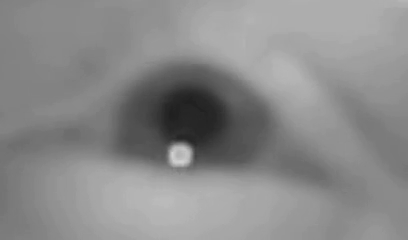
#> input picture frame 145 of RANSAC Eye/test2.mp4, 408 x 240 px
$ python eyelidlocator.py   (older library calls are emulated)
#> lines starting #> are read from the running program, lines starting #| are printed output that depends on the picture
#> further down, frame is the input picture: shape (240, 408, 3); min 31, max 208, mean 137.8
import cv2
import numpy as np

from ransac_eyelids import ransac_line, ransac_parabola
from time import time
from math import pi


__y_pos_weight = 1                              # Try and weight sclera-boundary higher than eyelid crease
__parabola_y_offset = -10                       # Amount to shift eye-lid by after detection

__min_num_pts_u = 10

__gabor_params = {'ksize':(7, 7),
                  'sigma':3,
                  'theta':-pi / 2,
                  'lambd':pi * 3,
                  'gamma':2,
                  'psi':pi / 2,
                  'ktype':cv2.CV_32F}
__gabor_kern_horiz = cv2.getGaborKernel(**__gabor_params)

def find_upper_eyelid(eye_img, debug_index):

#> called with debug_index = 0
    u_2_win_rats_w = [0.0, 1.0, 0.0]              # Margins around ROI windows
    u_2_win_rats_h = [0.0, 0.5, 0.5]

    # FIXME - using r channel?
    img_blue = cv2.split(eye_img)[2]
    img_w, img_h = eye_img.shape[:2]
#> img_w = 240; img_h = 408

    # Indexes to extract window sub-images
    w_y1, w_y2 = int(img_h * u_2_win_rats_h[0]), int(img_h * sum(u_2_win_rats_h[:2]))
#> w_y1 = 0; w_y2 = 204
    w_x1, w_x2 = int(img_w * u_2_win_rats_w[0]), int(img_w * sum(u_2_win_rats_w[:2]))
#> w_x1 = 0; w_x2 = 240
    #show the sub-image

    # Split image into two halves
    window_img = img_blue

    # Supress eyelashes
    morph_kernel = cv2.getStructuringElement(cv2.MORPH_ELLIPSE, (5, 5))
    window_img = cv2.morphologyEx(window_img, cv2.MORPH_CLOSE, morph_kernel)

    # Filter right half with inverse kernel of left half to ignore iris/sclera boundary
    filter_img_win = cv2.filter2D(window_img, -1, __gabor_kern_horiz)
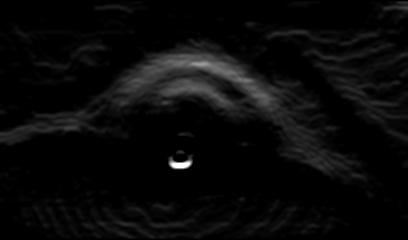
#> filter_img_win: shape (240, 408); min 0, max 255, mean 9.4

    # Copy windows back into correct places in full filter image
    filter_img = np.zeros(eye_img.shape[:2], dtype=np.uint8)
#> (the run stopped early here; a loop or call above may not have finished)

$ run again, starting later in the video
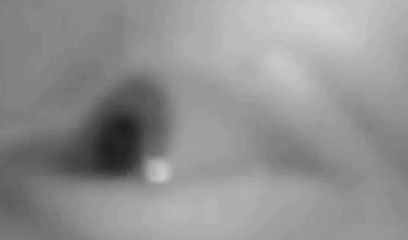
#> input picture frame 652 of RANSAC Eye/test2.mp4, 408 x 240 px
#> frame is the input picture: shape (240, 408, 3); min 30, max 209, mean 145.2
#> in find_upper_eyelid, `filter_img_win = cv2.filter2D(window_img, -1, __gabor_kern_horiz)`:
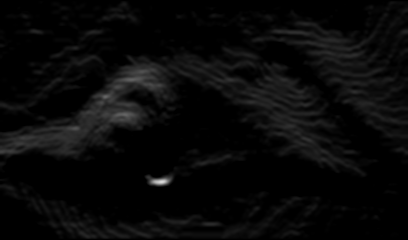
#> filter_img_win: shape (240, 408); min 0, max 216, mean 8.7

$ run again, starting later in the video
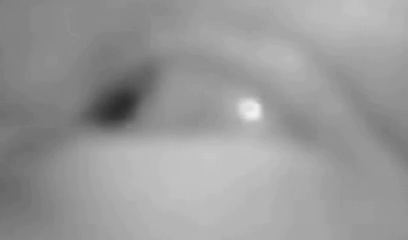
#> input picture frame 1160 of RANSAC Eye/test2.mp4, 408 x 240 px
#> frame is the input picture: shape (240, 408, 3); min 43, max 242, mean 153.4
#> in find_upper_eyelid, `filter_img_win = cv2.filter2D(window_img, -1, __gabor_kern_horiz)`:
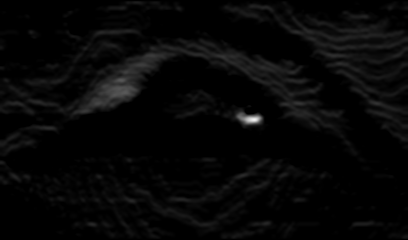
#> filter_img_win: shape (240, 408); min 0, max 241, mean 6.8
